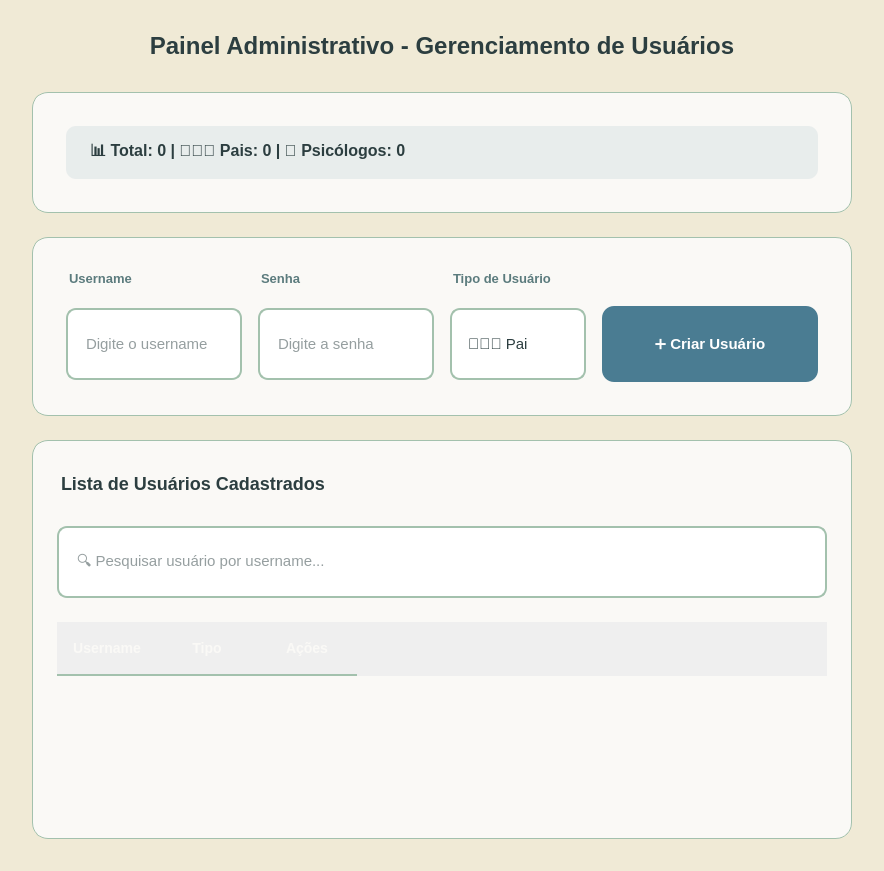
<?xml version="1.0" encoding="UTF-8"?>
<ui version="4.0">
 <class>AdminScreen</class>
 <widget class="QWidget" name="AdminScreen">
  <property name="styleSheet">
   <string notr="true">#AdminScreen { 
     background-color: #F0EAD6;
     font-family: 'Segoe UI', -apple-system, BlinkMacSystemFont, sans-serif;
   }</string>
  </property>
  <layout class="QVBoxLayout" name="verticalLayout">
   <property name="spacing"><number>24</number></property>
   <property name="leftMargin"><number>32</number></property>
   <property name="topMargin"><number>32</number></property>
   <property name="rightMargin"><number>32</number></property>
   <property name="bottomMargin"><number>32</number></property>

   <!-- Título Principal -->
   <item>
    <widget class="QLabel" name="labelTitulo">
     <property name="text">
      <string>&lt;b&gt;Painel Administrativo - Gerenciamento de Usuários&lt;/b&gt;</string>
     </property>
     <property name="styleSheet">
      <string notr="true">QLabel {
        font-size: 24px;
        color: #2C3E40;
        margin-bottom: 8px;
        padding: 0px;
      }</string>
     </property>
     <property name="alignment">
      <set>Qt::AlignCenter</set>
     </property>
    </widget>
   </item>

   <!-- Card de Estatísticas -->
   <item>
    <widget class="QFrame" name="frameStats">
     <property name="styleSheet">
      <string notr="true">#frameStats {
        background: #FAF9F6;
        border-radius: 16px;
        border: 1px solid #A3C1AD;
        padding: 24px;
      }</string>
     </property>
     <layout class="QHBoxLayout" name="layoutStats">
      <property name="spacing"><number>16</number></property>
      <item>
       <widget class="QLabel" name="labelInfo">
        <property name="text">
         <string>&lt;b&gt;📊 Total: 0 | 👨‍👩‍👧 Pais: 0 | 🧠 Psicólogos: 0&lt;/b&gt;</string>
        </property>
        <property name="styleSheet">
         <string notr="true">QLabel { 
           font-size: 16px; 
           color: #2C3E40; 
           padding: 12px 20px;
           background: rgba(74, 124, 146, 0.1);
           border-radius: 10px;
         }</string>
        </property>
       </widget>
      </item>
     </layout>
    </widget>
   </item>

   <!-- Frame Criar Usuário -->
   <item>
    <widget class="QFrame" name="frameCriarUsuario">
     <property name="styleSheet">
      <string notr="true">#frameCriarUsuario {
        background: #FAF9F6;
        border-radius: 16px;
        border: 1px solid #A3C1AD;
        padding: 24px;
      }</string>
     </property>
     <layout class="QGridLayout" name="gridLayoutCriar">
      <property name="spacing"><number>16</number></property>
      <item row="0" column="0">
       <widget class="QLabel" name="labelUsername">
        <property name="text"><string>&lt;b&gt;Username&lt;/b&gt;</string></property>
        <property name="styleSheet"><string notr="true">QLabel { color: #5B7B7D; font-size: 13px; margin-bottom: 4px; }</string></property>
       </widget>
      </item>
      <item row="0" column="1">
       <widget class="QLabel" name="labelSenha">
        <property name="text"><string>&lt;b&gt;Senha&lt;/b&gt;</string></property>
        <property name="styleSheet"><string notr="true">QLabel { color: #5B7B7D; font-size: 13px; margin-bottom: 4px; }</string></property>
       </widget>
      </item>
      <item row="0" column="2">
       <widget class="QLabel" name="labelTipo">
        <property name="text"><string>&lt;b&gt;Tipo de Usuário&lt;/b&gt;</string></property>
        <property name="styleSheet"><string notr="true">QLabel { color: #5B7B7D; font-size: 13px; margin-bottom: 4px; }</string></property>
       </widget>
      </item>
      
      <item row="1" column="0">
       <widget class="QLineEdit" name="inputUsername">
        <property name="placeholderText"><string>Digite o username</string></property>
        <property name="styleSheet">
         <string notr="true">QLineEdit {
           border: 2px solid #A3C1AD;
           border-radius: 10px;
           padding: 12px 16px;
           background-color: #FFFFFF;
           color: #2C3E40;
           font-size: 15px;
           min-height: 44px;
         }
         QLineEdit:focus { 
           border: 2px solid #4A7C92; 
           background-color: #FAF9F6;
         }
         QLineEdit::placeholder { color: #95A5A6; }</string>
        </property>
       </widget>
      </item>
      <item row="1" column="1">
       <widget class="QLineEdit" name="inputSenha">
        <property name="placeholderText"><string>Digite a senha</string></property>
        <property name="styleSheet">
         <string notr="true">QLineEdit {
           border: 2px solid #A3C1AD;
           border-radius: 10px;
           padding: 12px 16px;
           background-color: #FFFFFF;
           color: #2C3E40;
           font-size: 15px;
           min-height: 44px;
         }
         QLineEdit:focus { 
           border: 2px solid #4A7C92; 
           background-color: #FAF9F6;
         }
         QLineEdit::placeholder { color: #95A5A6; }</string>
        </property>
       </widget>
      </item>
      <item row="1" column="2">
       <widget class="QComboBox" name="comboTipo">
        <property name="styleSheet">
         <string notr="true">QComboBox {
           padding: 12px 16px;
           border-radius: 10px;
           border: 2px solid #A3C1AD;
           background-color: #FFFFFF;
           color: #2C3E40;
           font-size: 15px;
           min-height: 44px;
         }
         QComboBox:focus { 
           border: 2px solid #4A7C92; 
           background-color: #FAF9F6;
         }
         QComboBox::drop-down { border: none; width: 20px; }
         QComboBox::down-arrow {
           image: none;
           border-left: 5px solid transparent;
           border-right: 5px solid transparent;
           border-top: 8px solid #5B7B7D;
         }
         QComboBox QAbstractItemView {
           border: 1px solid #A3C1AD;
           border-radius: 8px;
           background-color: white;
           selection-background-color: #E6F0F3;
           color: #2C3E40;
         }</string>
        </property>
        <item><property name="text"><string>👨‍👩‍👧 Pai</string></property></item>
        <item><property name="text"><string>🧠 Psicólogo</string></property></item>
       </widget>
      </item>
      
      <item row="1" column="3" alignment="Qt::AlignRight">
       <widget class="QPushButton" name="btnCriarUsuario">
        <property name="text"><string>➕ Criar Usuário</string></property>
        <property name="styleSheet">
         <string notr="true">QPushButton {
           background-color: #4A7C92;
           color: white;
           border: none;
           border-radius: 12px;
           padding: 14px 28px;
           font-weight: 600;
           font-size: 15px;
           min-width: 160px;
           min-height: 48px;
         }
         QPushButton:hover { 
           background-color: #5E8FA3;
         }
         QPushButton:pressed { 
           background-color: #3B6270;
         }</string>
        </property>
       </widget>
      </item>
     </layout>
    </widget>
   </item>

   <!-- Frame da Tabela (EXPANSÍVEL) -->
   <item>
    <widget class="QFrame" name="frameTabela">
     <property name="sizePolicy">
      <sizepolicy hsizetype="Expanding" vsizetype="Expanding">
       <horstretch>0</horstretch>
       <verstretch>1</verstretch>
      </sizepolicy>
     </property>
     <property name="styleSheet">
      <string notr="true">#frameTabela {
        background: #FAF9F6;
        border-radius: 16px;
        border: 1px solid #A3C1AD;
      }</string>
     </property>
     <layout class="QVBoxLayout" name="layoutTabela">
      <property name="spacing"><number>12</number></property>
      <property name="leftMargin"><number>24</number></property>
      <property name="topMargin"><number>24</number></property>
      <property name="rightMargin"><number>24</number></property>
      <property name="bottomMargin"><number>24</number></property>
      <item>
       <widget class="QLabel" name="labelTabela">
        <property name="text"><string>&lt;b&gt;Lista de Usuários Cadastrados&lt;/b&gt;</string></property>
        <property name="styleSheet"><string notr="true">QLabel { 
          font-size: 18px; 
          color: #2C3E40; 
          padding: 8px 0px;
          margin-bottom: 12px;
        }</string></property>
       </widget>
      </item>
      <item>
       <widget class="QLineEdit" name="inputBusca">
        <property name="placeholderText"><string>🔍 Pesquisar usuário por username...</string></property>
        <property name="styleSheet">
         <string notr="true">QLineEdit {
           border: 2px solid #A3C1AD;
           border-radius: 10px;
           padding: 12px 16px;
           background-color: #FFFFFF;
           color: #2C3E40;
           font-size: 15px;
           min-height: 44px;
           margin-bottom: 12px;
         }
         QLineEdit:focus { 
           border: 2px solid #4A7C92; 
           background-color: #FAF9F6;
         }
         QLineEdit::placeholder { color: #95A5A6; }</string>
        </property>
       </widget>
      </item>
      <item>
       <widget class="QTableWidget" name="tabelaUsuarios">
        <property name="sizePolicy">
         <sizepolicy hsizetype="Expanding" vsizetype="Expanding">
          <horstretch>0</horstretch>
          <verstretch>1</verstretch>
         </sizepolicy>
        </property>
        <property name="verticalScrollBarPolicy"><enum>Qt::ScrollBarAlwaysOff</enum></property>
        <property name="horizontalScrollBarPolicy"><enum>Qt::ScrollBarAsNeeded</enum></property>
        <property name="alternatingRowColors"><bool>true</bool></property>
        <property name="styleSheet">
         <string notr="true">QTableWidget {
           background: transparent;
           gridline-color: #E6F0F3;
           font-size: 14px;
           border: none;
           selection-background-color: #FAF9F6;
         }
         QTableWidget::item {
           padding: 12px;
           border-bottom: 1px solid #E6F0F3;
         }
         QTableWidget::item:selected {
           background-color: #A3C1AD;
           color: #FFFFFF;
         }
         QHeaderView::section {
           background: qlineargradient(x1:0, y1:0, x2:1, y2:0,
           stop:0 #4A7C92, stop:1 #3B6270);
           padding: 16px 12px;
           border: none;
           font-weight: 600;
           font-size: 14px;
           color: #FAF9F6;
           border-bottom: 2px solid #A3C1AD;
         }
         QHeaderView::section:hover {
           background: qlineargradient(x1:0, y1:0, x2:1, y2:0,
           stop:0 #5E8FA3, stop:1 #4A7C92);
         }
         QTableCornerButton::section {
           background: #3B6270;
           border: none;
         }</string>
        </property>
        <column><property name="text"><string>Username</string></property></column>
        <column><property name="text"><string>Tipo</string></property></column>
        <column><property name="text"><string>Ações</string></property></column>
       </widget>
      </item>
     </layout>
    </widget>
   </item>
  </layout>
 </widget>
 <resources/>
 <connections/>
</ui>
